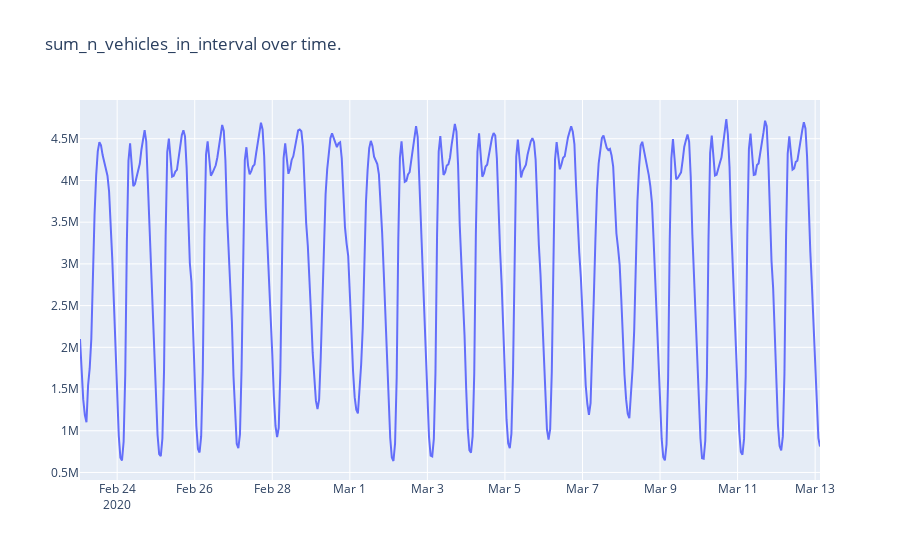

The notebook cell saved with this chart:
### Code cell
col = "sum_n_vehicles_in_interval"

all_sensors_fig = dict(
    data=[
        dict(
            x=df.measurement_start_utc,
            y=df[col],
            mode="lines",
        )
    ],
    layout=dict(
        title="{col} over time.".format(col=col),
    )
)

go.Figure(all_sensors_fig)

### Figure 1 — Plotly figure (JSON) as saved in the notebook; plotly's stock layout.template omitted (floating-point values rounded to 4 significant figures; data arrays with more than 128 entries replaced by an {"elided": "..."} marker saying what was removed)
{"data": [{"mode": "lines", "type": "scatter", "x": {"elided": "459 str values"}, "y": {"elided": "459 int values"}}], "layout": {"title": {"text": "sum_n_vehicles_in_interval over time."}}}
